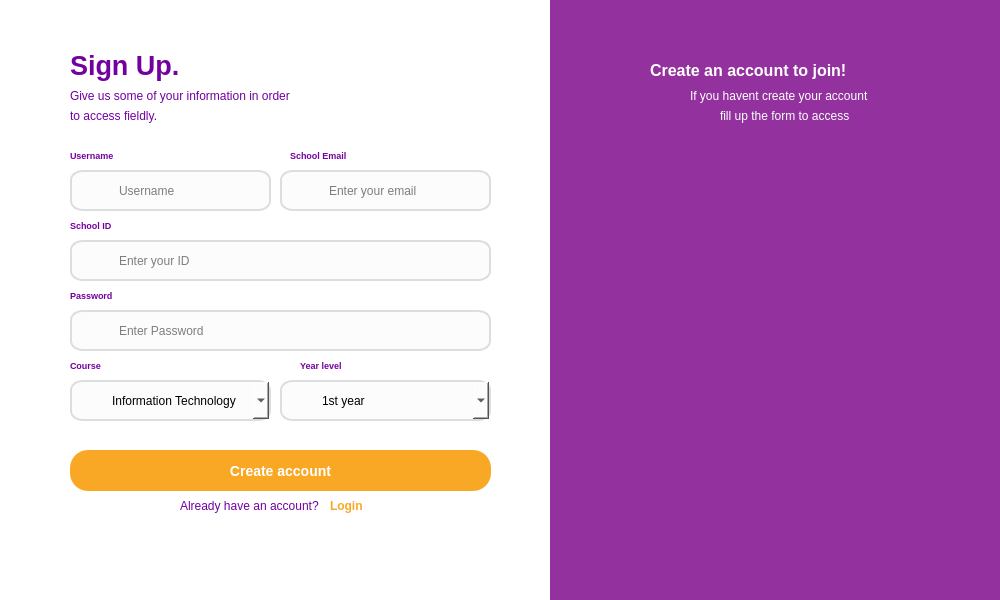
<?xml version="1.0" encoding="UTF-8"?>
<ui version="4.0">
 <class>Dialog</class>
 <widget class="QDialog" name="Dialog">
  <property name="geometry">
   <rect>
    <x>0</x>
    <y>0</y>
    <width>1000</width>
    <height>600</height>
   </rect>
  </property>
  <property name="maximumSize">
   <size>
    <width>1000</width>
    <height>600</height>
   </size>
  </property>
  <property name="windowTitle">
   <string>Dialog</string>
  </property>
  <property name="styleSheet">
   <string notr="true">QLabel {
	
	
	background-color: rgb(147, 50, 158);
	color: rgb(114, 1, 160);
}
QDialog {
background-color: white;
}
QLineEdit {

border:2px solid rgb(221, 221, 221);
	background-color: rgb(252, 252, 252);
border-radius: bold 10px;
	color: rgb(0, 0, 0);
padding-left:45px;
}

QLineEdit:hover {
border: 1px solid rgb(85, 85, 127);
}

QPushButton {
 
	color: rgb(255, 255, 255);
	
	background-color: rgb(249, 168, 38);
border: 0px solid;
border-radius : 18px;
font: bold 14px;
}

QPushButton:hover {
	
	background-color: rgb(151, 9, 206);
	
	color: rgb(255, 255, 255);
}

QComboBox {
border:2px solid rgb(221, 221, 221);
	background-color: rgb(252, 252, 252);
border-radius: bold 10px;
padding-left:40px;
color:black;

}
</string>
  </property>
  <widget class="QLabel" name="label_2">
   <property name="geometry">
    <rect>
     <x>690</x>
     <y>80</y>
     <width>201</width>
     <height>31</height>
    </rect>
   </property>
   <property name="styleSheet">
    <string notr="true">color: white;
background-color: rgba(0,0,0,0%);</string>
   </property>
   <property name="text">
    <string>If you havent create your account</string>
   </property>
  </widget>
  <widget class="QLineEdit" name="email_edit">
   <property name="geometry">
    <rect>
     <x>280</x>
     <y>170</y>
     <width>211</width>
     <height>41</height>
    </rect>
   </property>
   <property name="font">
    <font>
     <pointsize>9</pointsize>
    </font>
   </property>
   <property name="styleSheet">
    <string notr="true"/>
   </property>
   <property name="text">
    <string/>
   </property>
   <property name="echoMode">
    <enum>QLineEdit::Normal</enum>
   </property>
   <property name="placeholderText">
    <string>Enter your email</string>
   </property>
  </widget>
  <widget class="QLabel" name="label_12">
   <property name="geometry">
    <rect>
     <x>650</x>
     <y>40</y>
     <width>271</width>
     <height>61</height>
    </rect>
   </property>
   <property name="font">
    <font>
     <pointsize>12</pointsize>
     <weight>75</weight>
     <bold>true</bold>
    </font>
   </property>
   <property name="styleSheet">
    <string notr="true">color: white;
background-color: rgba(0,0,0,0%);</string>
   </property>
   <property name="text">
    <string>Create an account to join!</string>
   </property>
  </widget>
  <widget class="QLineEdit" name="username_edit">
   <property name="geometry">
    <rect>
     <x>70</x>
     <y>170</y>
     <width>201</width>
     <height>41</height>
    </rect>
   </property>
   <property name="font">
    <font>
     <pointsize>9</pointsize>
    </font>
   </property>
   <property name="styleSheet">
    <string notr="true"/>
   </property>
   <property name="text">
    <string/>
   </property>
   <property name="maxLength">
    <number>32756</number>
   </property>
   <property name="echoMode">
    <enum>QLineEdit::Normal</enum>
   </property>
   <property name="placeholderText">
    <string>Username</string>
   </property>
  </widget>
  <widget class="QLineEdit" name="password_edit">
   <property name="geometry">
    <rect>
     <x>70</x>
     <y>310</y>
     <width>421</width>
     <height>41</height>
    </rect>
   </property>
   <property name="font">
    <font>
     <pointsize>9</pointsize>
    </font>
   </property>
   <property name="styleSheet">
    <string notr="true"/>
   </property>
   <property name="text">
    <string/>
   </property>
   <property name="echoMode">
    <enum>QLineEdit::Password</enum>
   </property>
   <property name="placeholderText">
    <string>Enter Password</string>
   </property>
   <property name="cursorMoveStyle">
    <enum>Qt::VisualMoveStyle</enum>
   </property>
  </widget>
  <widget class="QLabel" name="label_13">
   <property name="geometry">
    <rect>
     <x>290</x>
     <y>140</y>
     <width>81</width>
     <height>31</height>
    </rect>
   </property>
   <property name="font">
    <font>
     <pointsize>7</pointsize>
     <weight>75</weight>
     <bold>true</bold>
    </font>
   </property>
   <property name="styleSheet">
    <string notr="true">background-color: rgba(0,0,0,0%);</string>
   </property>
   <property name="text">
    <string>School Email</string>
   </property>
  </widget>
  <widget class="QLabel" name="label_14">
   <property name="geometry">
    <rect>
     <x>70</x>
     <y>140</y>
     <width>81</width>
     <height>31</height>
    </rect>
   </property>
   <property name="font">
    <font>
     <pointsize>7</pointsize>
     <weight>75</weight>
     <bold>true</bold>
    </font>
   </property>
   <property name="styleSheet">
    <string notr="true">background-color: rgba(0,0,0,0%);</string>
   </property>
   <property name="text">
    <string>Username</string>
   </property>
  </widget>
  <widget class="QLabel" name="label_15">
   <property name="geometry">
    <rect>
     <x>70</x>
     <y>280</y>
     <width>81</width>
     <height>31</height>
    </rect>
   </property>
   <property name="font">
    <font>
     <pointsize>7</pointsize>
     <weight>75</weight>
     <bold>true</bold>
    </font>
   </property>
   <property name="styleSheet">
    <string notr="true">background-color: rgba(0,0,0,0%);</string>
   </property>
   <property name="text">
    <string>Password</string>
   </property>
  </widget>
  <widget class="QPushButton" name="signup_buttn">
   <property name="geometry">
    <rect>
     <x>70</x>
     <y>450</y>
     <width>421</width>
     <height>41</height>
    </rect>
   </property>
   <property name="font">
    <font>
     <pointsize>-1</pointsize>
     <weight>75</weight>
     <italic>false</italic>
     <bold>true</bold>
    </font>
   </property>
   <property name="styleSheet">
    <string notr="true"/>
   </property>
   <property name="text">
    <string>Create account</string>
   </property>
  </widget>
  <widget class="QLabel" name="label_16">
   <property name="geometry">
    <rect>
     <x>70</x>
     <y>30</y>
     <width>151</width>
     <height>71</height>
    </rect>
   </property>
   <property name="font">
    <font>
     <pointsize>20</pointsize>
     <weight>75</weight>
     <bold>true</bold>
    </font>
   </property>
   <property name="styleSheet">
    <string notr="true">background-color: rgba(0,0,0,0%);</string>
   </property>
   <property name="text">
    <string>Sign Up.</string>
   </property>
  </widget>
  <widget class="QLabel" name="label_3">
   <property name="geometry">
    <rect>
     <x>70</x>
     <y>80</y>
     <width>371</width>
     <height>31</height>
    </rect>
   </property>
   <property name="styleSheet">
    <string notr="true">background-color: rgba(0,0,0,0%);</string>
   </property>
   <property name="text">
    <string>Give us some of your information in order</string>
   </property>
  </widget>
  <widget class="QLabel" name="label_4">
   <property name="geometry">
    <rect>
     <x>70</x>
     <y>100</y>
     <width>111</width>
     <height>31</height>
    </rect>
   </property>
   <property name="styleSheet">
    <string notr="true">background-color: rgba(0,0,0,0%);</string>
   </property>
   <property name="text">
    <string>to access fieldly.</string>
   </property>
  </widget>
  <widget class="QLabel" name="label_5">
   <property name="geometry">
    <rect>
     <x>180</x>
     <y>490</y>
     <width>151</width>
     <height>31</height>
    </rect>
   </property>
   <property name="styleSheet">
    <string notr="true">background-color: rgba(0,0,0,0%);</string>
   </property>
   <property name="text">
    <string>Already have an account?</string>
   </property>
  </widget>
  <widget class="QLabel" name="label_6">
   <property name="geometry">
    <rect>
     <x>330</x>
     <y>490</y>
     <width>41</width>
     <height>31</height>
    </rect>
   </property>
   <property name="font">
    <font>
     <weight>75</weight>
     <bold>true</bold>
    </font>
   </property>
   <property name="styleSheet">
    <string notr="true">color: rgb(249, 168, 38);
background-color: rgba(0,0,0,0%);</string>
   </property>
   <property name="text">
    <string>Login</string>
   </property>
  </widget>
  <widget class="QLabel" name="Queue">
   <property name="geometry">
    <rect>
     <x>550</x>
     <y>0</y>
     <width>451</width>
     <height>601</height>
    </rect>
   </property>
   <property name="styleSheet">
    <string notr="true"/>
   </property>
   <property name="text">
    <string/>
   </property>
  </widget>
  <widget class="QLabel" name="label_9">
   <property name="geometry">
    <rect>
     <x>720</x>
     <y>100</y>
     <width>141</width>
     <height>31</height>
    </rect>
   </property>
   <property name="styleSheet">
    <string notr="true">color: white;
background-color: rgba(0,0,0,0%);</string>
   </property>
   <property name="text">
    <string>fill up the form to access</string>
   </property>
  </widget>
  <widget class="QLabel" name="label_10">
   <property name="geometry">
    <rect>
     <x>300</x>
     <y>180</y>
     <width>21</width>
     <height>21</height>
    </rect>
   </property>
   <property name="styleSheet">
    <string notr="true">background-color: rgba(0,0,0,0%);</string>
   </property>
   <property name="text">
    <string/>
   </property>
   <property name="pixmap">
    <pixmap>photos/MAIL.svg</pixmap>
   </property>
   <property name="scaledContents">
    <bool>true</bool>
   </property>
  </widget>
  <widget class="QLabel" name="label_11">
   <property name="geometry">
    <rect>
     <x>90</x>
     <y>180</y>
     <width>21</width>
     <height>21</height>
    </rect>
   </property>
   <property name="styleSheet">
    <string notr="true">background-color: rgba(0,0,0,0%);</string>
   </property>
   <property name="text">
    <string/>
   </property>
   <property name="pixmap">
    <pixmap>photos/21448395241556281664.svg</pixmap>
   </property>
   <property name="scaledContents">
    <bool>true</bool>
   </property>
  </widget>
  <widget class="QLabel" name="label_17">
   <property name="geometry">
    <rect>
     <x>90</x>
     <y>320</y>
     <width>21</width>
     <height>21</height>
    </rect>
   </property>
   <property name="styleSheet">
    <string notr="true">background-color: rgba(0,0,0,0%);</string>
   </property>
   <property name="text">
    <string/>
   </property>
   <property name="pixmap">
    <pixmap>photos/lock.svg</pixmap>
   </property>
   <property name="scaledContents">
    <bool>true</bool>
   </property>
  </widget>
  <widget class="QLabel" name="label_18">
   <property name="geometry">
    <rect>
     <x>70</x>
     <y>210</y>
     <width>81</width>
     <height>31</height>
    </rect>
   </property>
   <property name="font">
    <font>
     <pointsize>7</pointsize>
     <weight>75</weight>
     <bold>true</bold>
    </font>
   </property>
   <property name="styleSheet">
    <string notr="true">background-color: rgba(0,0,0,0%);</string>
   </property>
   <property name="text">
    <string>School ID</string>
   </property>
  </widget>
  <widget class="QLineEdit" name="username_edit_2">
   <property name="geometry">
    <rect>
     <x>70</x>
     <y>240</y>
     <width>421</width>
     <height>41</height>
    </rect>
   </property>
   <property name="font">
    <font>
     <pointsize>9</pointsize>
    </font>
   </property>
   <property name="styleSheet">
    <string notr="true"/>
   </property>
   <property name="text">
    <string/>
   </property>
   <property name="maxLength">
    <number>32756</number>
   </property>
   <property name="echoMode">
    <enum>QLineEdit::Normal</enum>
   </property>
   <property name="placeholderText">
    <string>Enter your ID</string>
   </property>
  </widget>
  <widget class="QLabel" name="label_19">
   <property name="geometry">
    <rect>
     <x>90</x>
     <y>250</y>
     <width>21</width>
     <height>21</height>
    </rect>
   </property>
   <property name="styleSheet">
    <string notr="true">background-color: rgba(0,0,0,0%);</string>
   </property>
   <property name="text">
    <string/>
   </property>
   <property name="pixmap">
    <pixmap>photos/21448395241556281664.svg</pixmap>
   </property>
   <property name="scaledContents">
    <bool>true</bool>
   </property>
  </widget>
  <widget class="QComboBox" name="course_box">
   <property name="geometry">
    <rect>
     <x>70</x>
     <y>380</y>
     <width>201</width>
     <height>41</height>
    </rect>
   </property>
   <property name="styleSheet">
    <string notr="true">color:black;</string>
   </property>
   <property name="currentText">
    <string>Information Technology</string>
   </property>
   <property name="placeholderText">
    <string/>
   </property>
   <item>
    <property name="text">
     <string>Information Technology</string>
    </property>
   </item>
   <item>
    <property name="text">
     <string>Computer Science</string>
    </property>
   </item>
   <item>
    <property name="text">
     <string>Information System</string>
    </property>
   </item>
  </widget>
  <widget class="QComboBox" name="year_level">
   <property name="geometry">
    <rect>
     <x>280</x>
     <y>380</y>
     <width>211</width>
     <height>41</height>
    </rect>
   </property>
   <property name="insertPolicy">
    <enum>QComboBox::InsertAtBottom</enum>
   </property>
   <property name="placeholderText">
    <string/>
   </property>
   <item>
    <property name="text">
     <string>1st year</string>
    </property>
   </item>
   <item>
    <property name="text">
     <string>2nd year</string>
    </property>
   </item>
   <item>
    <property name="text">
     <string>3rd year</string>
    </property>
   </item>
   <item>
    <property name="text">
     <string>4th year</string>
    </property>
   </item>
  </widget>
  <widget class="QLabel" name="label_20">
   <property name="geometry">
    <rect>
     <x>70</x>
     <y>350</y>
     <width>81</width>
     <height>31</height>
    </rect>
   </property>
   <property name="font">
    <font>
     <pointsize>7</pointsize>
     <weight>75</weight>
     <bold>true</bold>
    </font>
   </property>
   <property name="styleSheet">
    <string notr="true">background-color: rgba(0,0,0,0%);</string>
   </property>
   <property name="text">
    <string>Course</string>
   </property>
  </widget>
  <widget class="QLabel" name="label_21">
   <property name="geometry">
    <rect>
     <x>300</x>
     <y>350</y>
     <width>81</width>
     <height>31</height>
    </rect>
   </property>
   <property name="font">
    <font>
     <pointsize>7</pointsize>
     <weight>75</weight>
     <bold>true</bold>
    </font>
   </property>
   <property name="styleSheet">
    <string notr="true">background-color: rgba(0,0,0,0%);</string>
   </property>
   <property name="text">
    <string>Year level</string>
   </property>
  </widget>
  <widget class="QLabel" name="label_22">
   <property name="geometry">
    <rect>
     <x>460</x>
     <y>120</y>
     <width>681</width>
     <height>391</height>
    </rect>
   </property>
   <property name="styleSheet">
    <string notr="true">background-color: rgba(0,0,0,0%);</string>
   </property>
   <property name="text">
    <string/>
   </property>
   <property name="pixmap">
    <pixmap>photos/bk.svg</pixmap>
   </property>
   <property name="scaledContents">
    <bool>true</bool>
   </property>
  </widget>
  <widget class="QLabel" name="label_23">
   <property name="geometry">
    <rect>
     <x>90</x>
     <y>250</y>
     <width>21</width>
     <height>21</height>
    </rect>
   </property>
   <property name="styleSheet">
    <string notr="true">background-color: rgba(0,0,0,0%);</string>
   </property>
   <property name="text">
    <string/>
   </property>
   <property name="pixmap">
    <pixmap>photos/21448395241556281664.svg</pixmap>
   </property>
   <property name="scaledContents">
    <bool>true</bool>
   </property>
  </widget>
  <zorder>Queue</zorder>
  <zorder>label_12</zorder>
  <zorder>label_2</zorder>
  <zorder>email_edit</zorder>
  <zorder>username_edit</zorder>
  <zorder>label_13</zorder>
  <zorder>label_14</zorder>
  <zorder>label_15</zorder>
  <zorder>signup_buttn</zorder>
  <zorder>label_16</zorder>
  <zorder>label_3</zorder>
  <zorder>label_4</zorder>
  <zorder>label_5</zorder>
  <zorder>label_6</zorder>
  <zorder>label_9</zorder>
  <zorder>label_10</zorder>
  <zorder>label_11</zorder>
  <zorder>label_18</zorder>
  <zorder>label_19</zorder>
  <zorder>course_box</zorder>
  <zorder>label_20</zorder>
  <zorder>label_21</zorder>
  <zorder>label_22</zorder>
  <zorder>year_level</zorder>
  <zorder>username_edit_2</zorder>
  <zorder>password_edit</zorder>
  <zorder>label_17</zorder>
  <zorder>label_23</zorder>
 </widget>
 <resources/>
 <connections/>
</ui>
